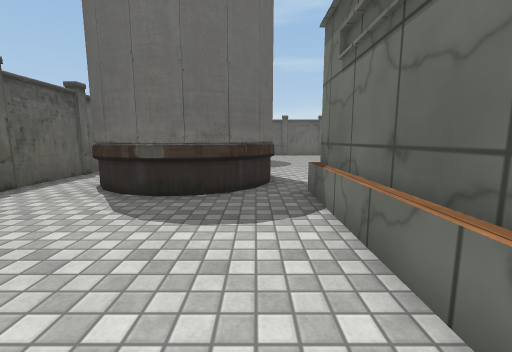
[1] (above)

24 first-person views from a walk through a Unity game level. The camera is 1.2 m above the floor, tilts 8° down and sees 90° across. Doors are open. The floor is counted in squares, 1 m on a side. Each view is taken from the middle of a square. On the plan, view 1 faces up. The plan holds only what a view shows up to about 12 squares ahead; the rest is blank. The place goes on beyond the plan. The player is left out. Some surface patterns are stand-ins.

[2]
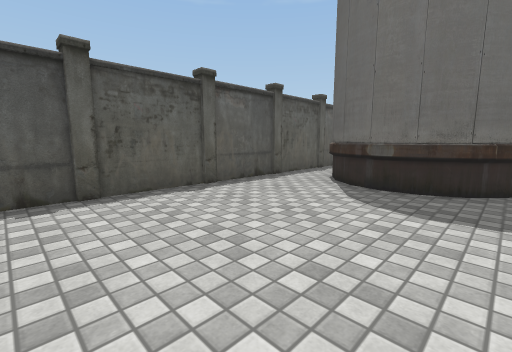

[3]
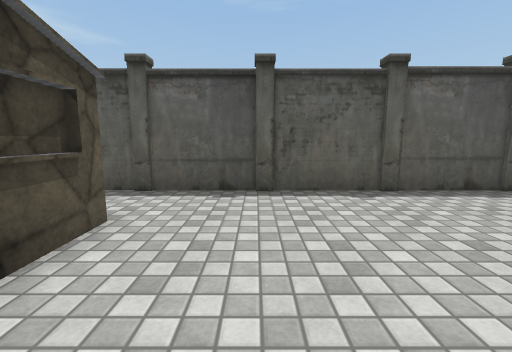

[4]
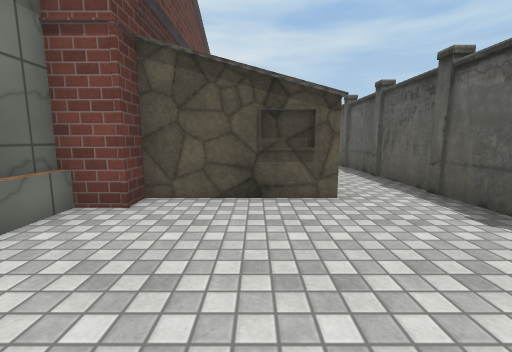

[5]
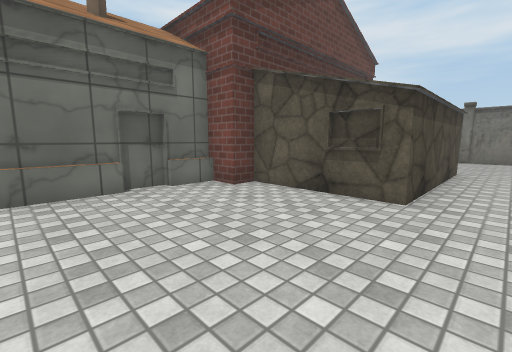

[6]
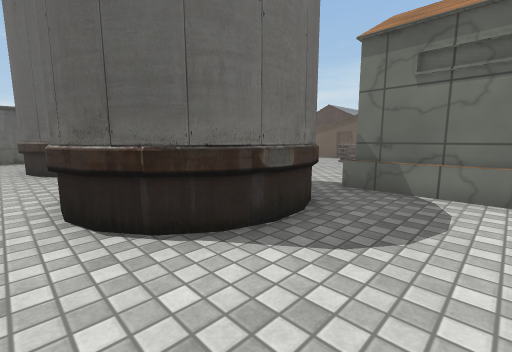

[7]
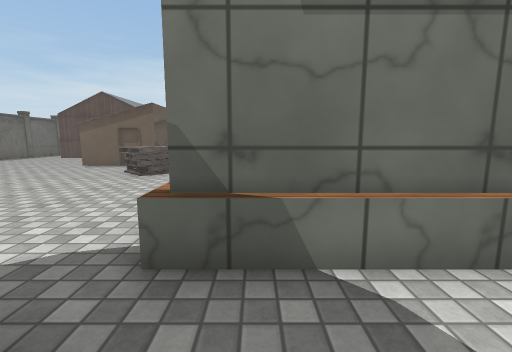

[8]
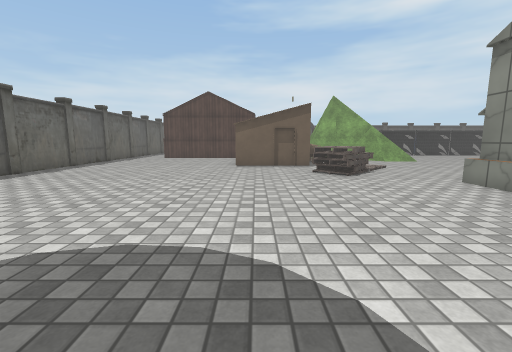

[9]
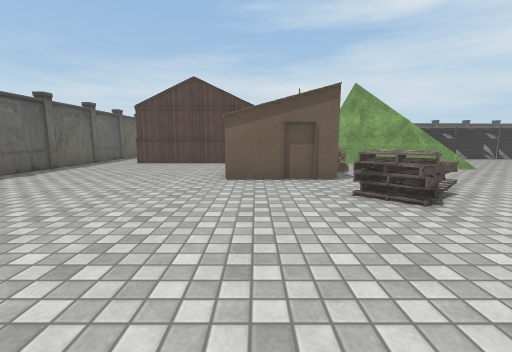

[10]
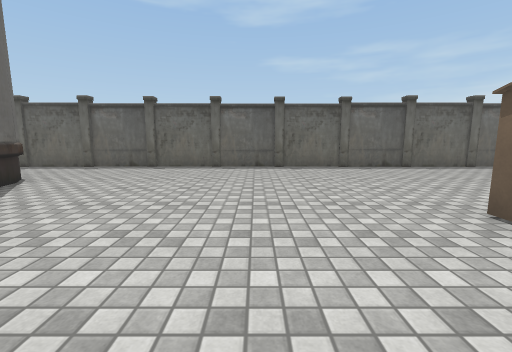

[11]
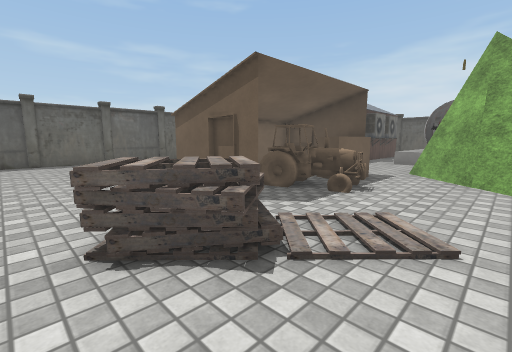

[12]
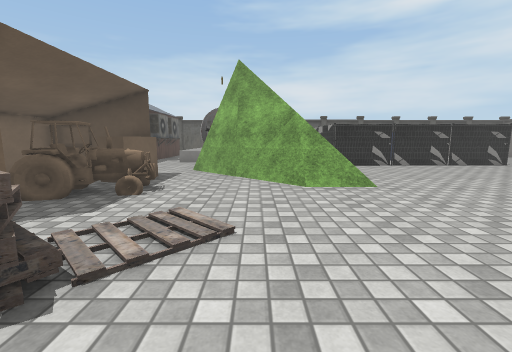

[13]
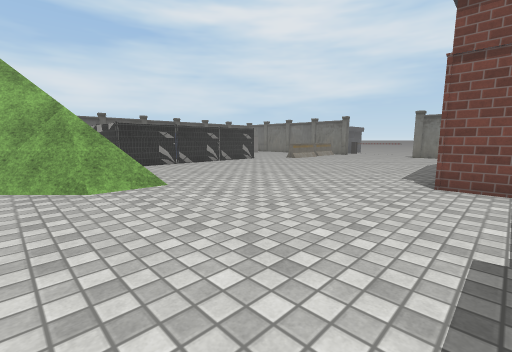

[14]
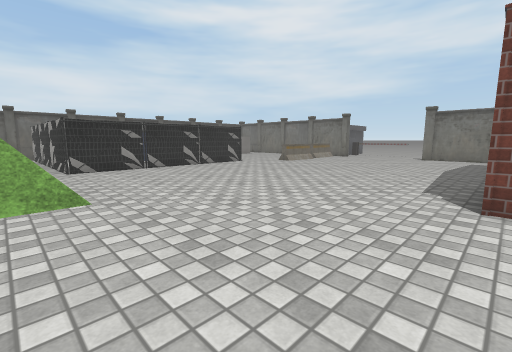

[15]
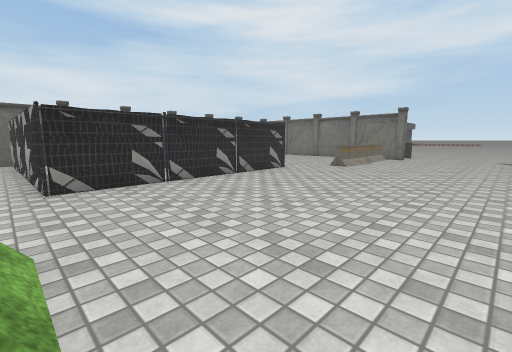

[16]
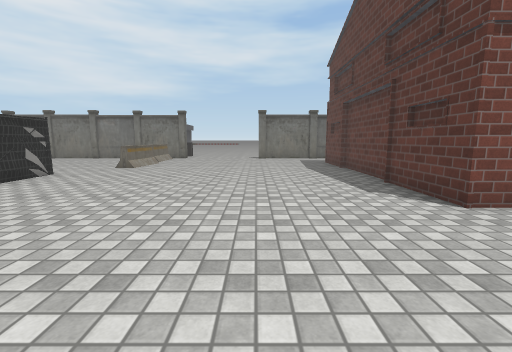

[17]
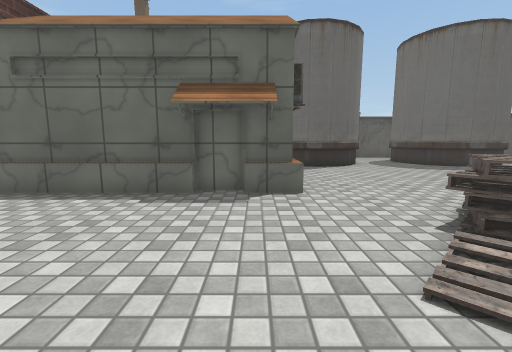

[18]
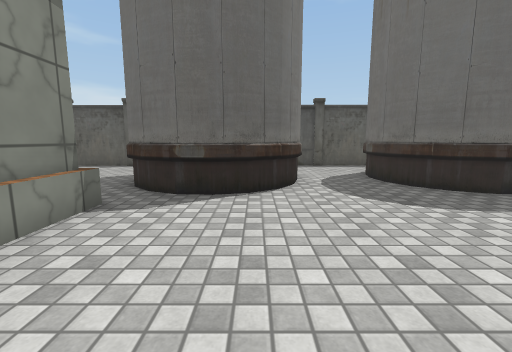

[19]
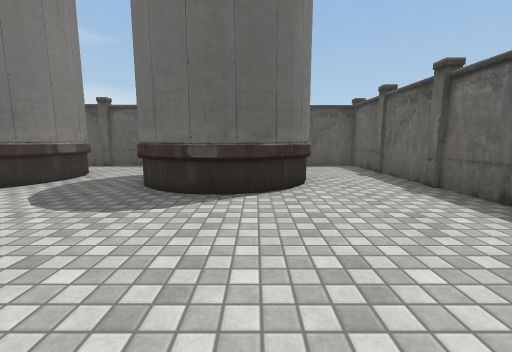

[20]
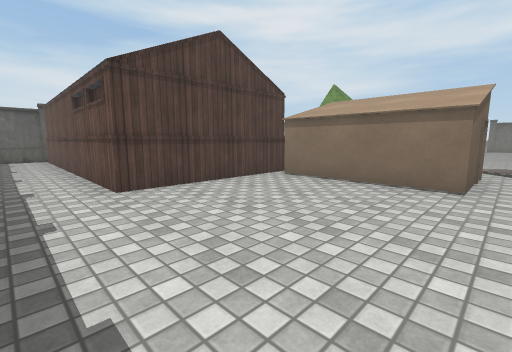

[21]
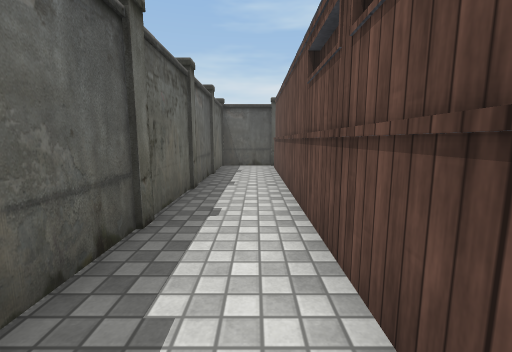

[22]
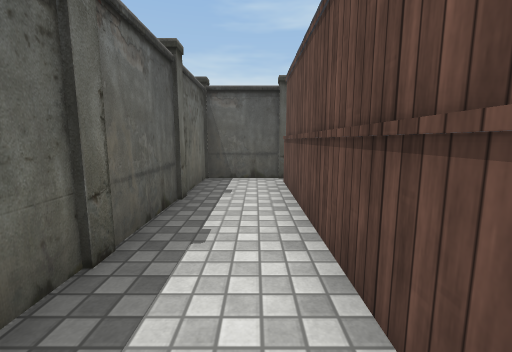

[23]
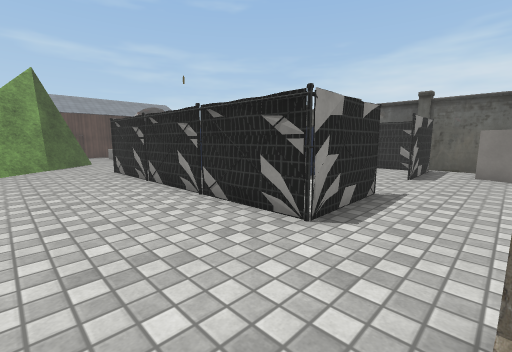

[24]
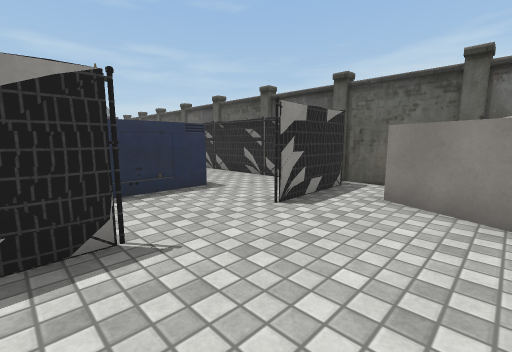

### Floor plan
Key: @ floor where view 1 was taken; # wall or solid block; x gap in a wall; . floor; = window, fence, low wall or low ledge; ^ raised ledge; O other object.
Columns run from 6 left of view 1 to 28 right of it. Each row starts with its distance up from view 1.
 21 ###################################
 20 #.................................#
 19 #.................................#
 18  ...O.................#############
 17  .O  #O...............#
 16  .   ##...............#
 15  .#   #...............#
 14 #.O  ##...............#
 13 #..###...........OOOOO#
 12 #................O    O
 11 #................OOO. O
 10 #..###........O..OOOOOO....
  9 #.O  ##.......OOO..O.O.....^
  8 #.#   #.......OO.......#
  7 #.## ##...............####
  6 #.O###O=#####........####.
  5 #...O..##   #.......=###..
  4 #......##   #.......=##...
  3 #......##   #.......==........#####
  2 #......##   #............######  #
  1 #......##   #............#       #
  0 #.....@##   #............x       #
 -1 #......##   #............#      .##
 -2 #..######   ###..........#      .##
 -3 #.##          #..........#   OOO.##
 -4 #.#           #..........#  .....##
 -5 #.#           #..........#........#
 -6 #.#           #..........###...####
 -7 #.#           #.................O #
 -8 #.#           #.........O.......O #
 -9 #..           #........OO.......O #

Positions as (right, up) in squares from view 1, and headings:
1: (0, 0), facing up
2: (0, -1), facing up-left
3: (0, 0), facing left
4: (-2, 3), facing down
5: (-5, 3), facing down-right
6: (-5, 3), facing up-right
7: (-1, 5), facing right
8: (-1, 12), facing right
9: (3, 12), facing right
10: (7, 9), facing up
11: (7, 6), facing up-right
12: (7, 6), facing right
13: (7, 6), facing down-right
14: (8, 4), facing down-right
15: (12, 3), facing down-right
16: (12, 3), facing down
17: (12, 5), facing left
18: (6, 9), facing left
19: (6, 16), facing left
20: (10, 20), facing down-right
21: (16, 19), facing right
22: (20, 19), facing right
23: (16, -8), facing up-right
24: (21, -9), facing up-right
